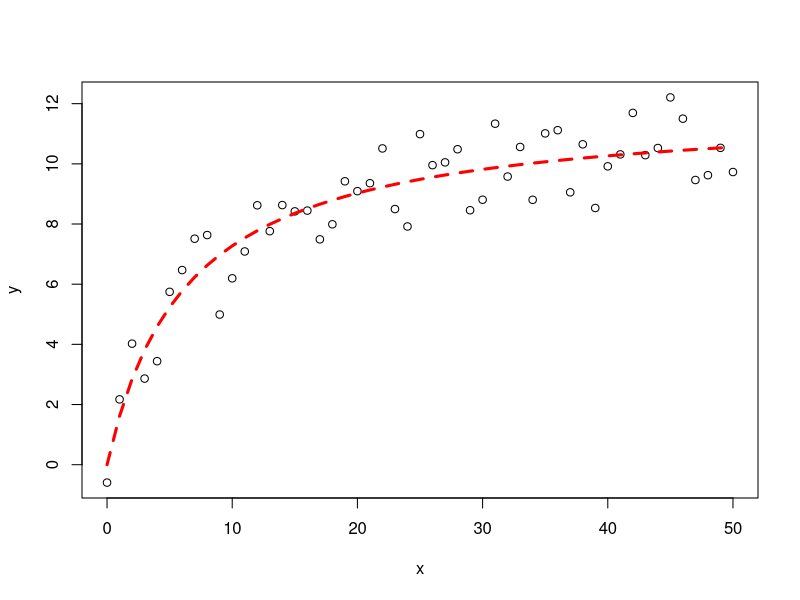

Write R code to recreate this figure.
## ---- chunk 1
x<-seq(0,50,1)
y<-((runif(1,10,20)*x)/(runif(1,0,10)+x))+rnorm(51,0,1)
model<-nls(y~a*x/(b+x),start = list(a = 1,b = 3))
summary(model)
plot(x,y)
lines(x,predict(model),lty=2,col="red",lwd=3)
## ---- chunk 2
n <- 1000      
x1 <- runif(n, min = 0, max = 100)
x2 <- runif(n, min = 0, max = 100)
y<-5*x1/(45+x2)+rnorm(n, sd = 3)
model2<-nls(y~b1*x1/(b2+x2),start = list(b1 = 1,b2 = 2))
summary(model2)
